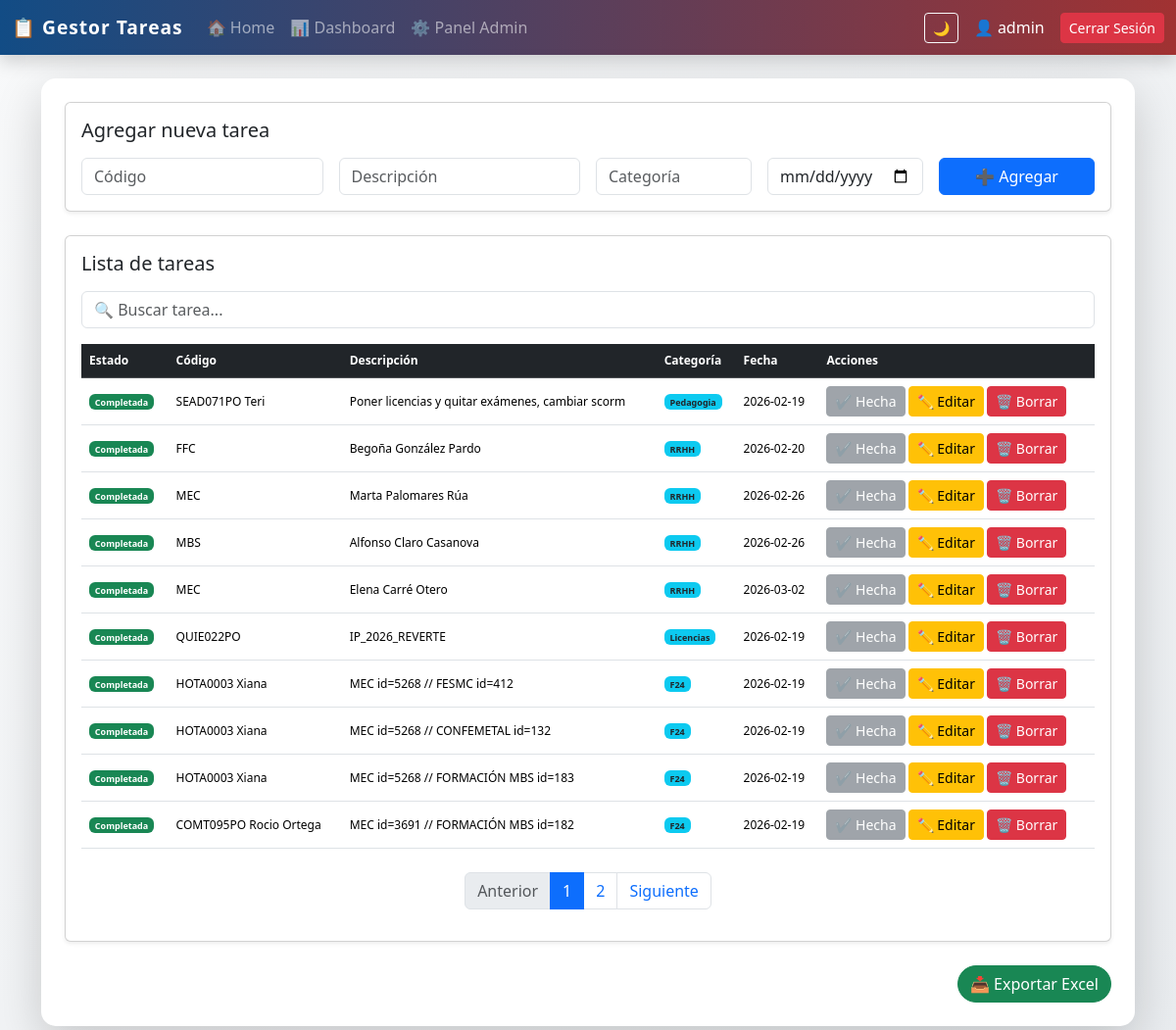
Page / (signed in) on the earlier database version.
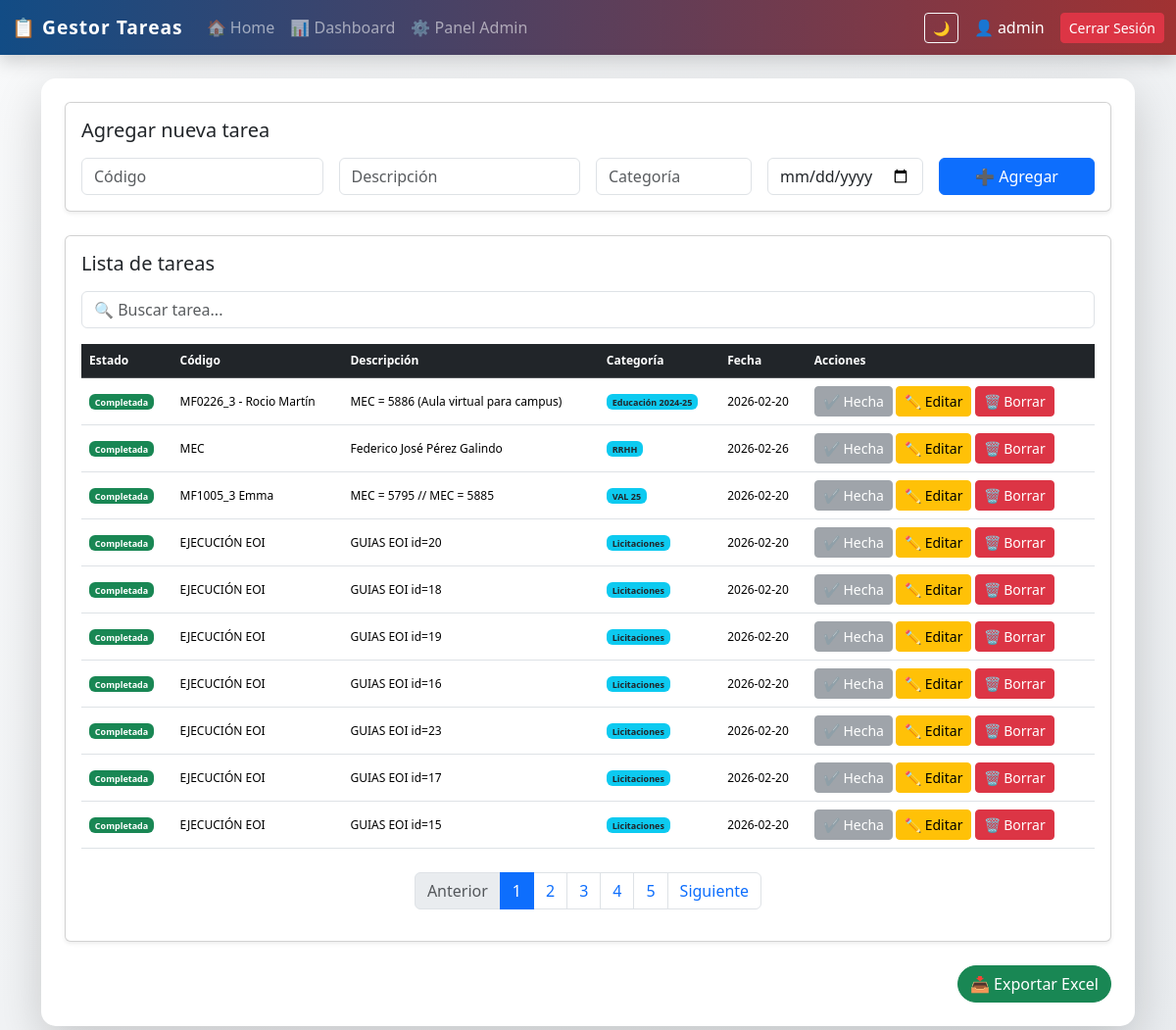
Same page on the later database version.
### tables this page shows
CREATE TABLE tareas (
            id INTEGER PRIMARY KEY AUTOINCREMENT,
            descripcion TEXT NOT NULL,
            categoria TEXT,
            fecha TEXT,
            completada INTEGER DEFAULT 0,
            codigo TEXT,
            usuario_id INTEGER,
            FOREIGN KEY (usuario_id) REFERENCES usuarios(id)
        );

### app_web.py (the view)
@app.route("/")
@login_required
def index():
    user_id = session.get("user_id")
    es_admin = session.get("es_admin")
    page = request.args.get('page', 1, type=int)
    per_page = 10
    offset = (page - 1) * per_page
    conn = get_connection()
    cursor = conn.cursor()
    if es_admin == 1:
        cursor.execute("SELECT * FROM tareas ORDER BY id DESC LIMIT ? OFFSET ?", (per_page, offset))
        tareas = cursor.fetchall()
        cursor.execute("SELECT COUNT(*) FROM tareas")
        total_tareas = cursor.fetchone()[0]
    else:
        cursor.execute("SELECT * FROM tareas WHERE usuario_id = ? ORDER BY id DESC LIMIT ? OFFSET ?", (user_id, per_page, offset))
        tareas = cursor.fetchall()
        cursor.execute("SELECT COUNT(*) FROM tareas WHERE usuario_id = ?", (user_id,))
        total_tareas = cursor.fetchone()[0]
    conn.close()
    total_pages = (total_tareas + per_page - 1) // per_page if total_tareas > 0 else 1
    return render_template("index.html",
                           tareas=tareas,
                           page=page,
                           total_pages=total_pages)

### app_web.py (called while the page is built)
def get_connection():
    conn = sqlite3.connect(DB_NAME)
    conn.row_factory = sqlite3.Row
    return conn

def login_required(f):
    @wraps(f)
    def decorated_function(*args, **kwargs):
        if "user_id" not in session:
            return redirect(url_for("login"))
        return f(*args, **kwargs)
    return decorated_function

### templates/index.html (shortened to what the changed rows need)
{% extends "base.html" %}
{% block content %}
<div class="card shadow-sm">
    <div class="card-body">
        <div class="table-responsive">
            <table class="table table-hover align-middle">
                <thead class="table-dark">
                    <tr>
                        <th>Estado</th>
                        <th>Código</th>
                        <th>Descripción</th>
                        <th>Categoría</th>
                        <th>Fecha</th>
                        <th>Acciones</th>
                    </tr>
                </thead>
                <tbody>
                    {% for tarea in tareas %}
                    <tr>
                        <td>
                            {% if tarea[4] == 1 %}
                                <span class="badge bg-success">Completada</span>
                            {% else %}
                                <span class="badge bg-warning text-dark">Pendiente</span>
                            {% endif %}
                        </td>
                        <td>{{ tarea[5] if tarea|length > 5 else '-' }}</td>
                        <td>{{ tarea[1] }}</td>
                        <td>
                            <span class="badge bg-info text-dark">
                                {{ tarea[2] if tarea[2] else "General" }}
                            </span>
                        </td>
                        <td>{{ tarea[3] if tarea[3] else "-" }}</td>
                        <td>
                            {% if tarea[4] == 0 %}
                            <a href="/completar/{{ tarea[0] }}" class="btn btn-sm btn-success">✔ Completar</a>
                            {% else %}
                            <button class="btn btn-sm btn-secondary" disabled>✔ Hecha</button>
                            {% endif %}
                            <a href="/editar/{{ tarea[0] }}" class="btn btn-sm btn-warning">✏ Editar</a>
                            <a href="/eliminar/{{ tarea[0] }}" class="btn btn-sm btn-danger"
                               onclick="return confirm('¿Seguro que deseas eliminar esta tarea?');">🗑 Borrar</a>
                        </td>
                    </tr>
                    {% endfor %}
                </tbody>
            </table>
            <nav class="mt-4">
                <ul class="pagination justify-content-center">
                    {% for p in range(1, total_pages + 1) %}
                    <li class="page-item {% if p == page %}active{% endif %}">
                        <a class="page-link" href="?page={{ p }}">{{ p }}</a>
                    </li>
                    {% endfor %}
                </ul>
            </nav>
        </div>
    </div>
</div>
{% endblock %}

Differences in the rows shown:
no longer on this page (row unchanged): tareas: completada "Completada", codigo "SEAD071PO Teri", descripcion "Poner licencias y quitar exámenes, cambiar scorm", categoria "Pedagogia", fecha "2026-02-19"
no longer on this page (row unchanged): tareas: completada "Completada", codigo "FFC", descripcion "Begoña González Pardo", categoria "RRHH", fecha "2026-02-20"
no longer on this page (row unchanged): tareas: completada "Completada", codigo "MEC", descripcion "Marta Palomares Rúa", categoria "RRHH", fecha "2026-02-26"
no longer on this page (row unchanged): tareas: completada "Completada", codigo "MBS", descripcion "Alfonso Claro Casanova", categoria "RRHH", fecha "2026-02-26"
no longer on this page (row unchanged): tareas: completada "Completada", codigo "MEC", descripcion "Elena Carré Otero", categoria "RRHH", fecha "2026-03-02"
no longer on this page (row unchanged): tareas: completada "Completada", codigo "QUIE022PO", descripcion "IP_2026_REVERTE", categoria "Licencias", fecha "2026-02-19"
no longer on this page (row unchanged): tareas: completada "Completada", codigo "HOTA0003 Xiana", descripcion "MEC id=5268 // FESMC id=412", categoria "F24", fecha "2026-02-19"
no longer on this page (row unchanged): tareas: completada "Completada", codigo "HOTA0003 Xiana", descripcion "MEC id=5268 // CONFEMETAL id=132", categoria "F24", fecha "2026-02-19"
no longer on this page (row unchanged): tareas: completada "Completada", codigo "HOTA0003 Xiana", descripcion "MEC id=5268 // FORMACIÓN MBS id=183", categoria "F24", fecha "2026-02-19"
no longer on this page (row unchanged): tareas: completada "Completada", codigo "COMT095PO Rocio Ortega", descripcion "MEC id=3691 // FORMACIÓN MBS id=182", categoria "F24", fecha "2026-02-19"
added tareas: completada "Completada", codigo "MF0226_3 - Rocio Martín", descripcion "MEC = 5886 (Aula virtual para campus)", categoria "Educación 2024-25", fecha "2026-02-20"
added tareas: completada "Completada", codigo "MEC", descripcion "Federico José Pérez Galindo", categoria "RRHH", fecha "2026-02-26"
added tareas: completada "Completada", codigo "MF1005_3 Emma", descripcion "MEC = 5795 // MEC = 5885", categoria "VAL 25", fecha "2026-02-20"
added tareas: completada "Completada", codigo "EJECUCIÓN EOI", descripcion "GUIAS EOI id=20", categoria "Licitaciones", fecha "2026-02-20"
added tareas: completada "Completada", codigo "EJECUCIÓN EOI", descripcion "GUIAS EOI id=18", categoria "Licitaciones", fecha "2026-02-20"
added tareas: completada "Completada", codigo "EJECUCIÓN EOI", descripcion "GUIAS EOI id=19", categoria "Licitaciones", fecha "2026-02-20"
added tareas: completada "Completada", codigo "EJECUCIÓN EOI", descripcion "GUIAS EOI id=16", categoria "Licitaciones", fecha "2026-02-20"
added tareas: completada "Completada", codigo "EJECUCIÓN EOI", descripcion "GUIAS EOI id=23", categoria "Licitaciones", fecha "2026-02-20"
added tareas: completada "Completada", codigo "EJECUCIÓN EOI", descripcion "GUIAS EOI id=17", categoria "Licitaciones", fecha "2026-02-20"
added tareas: completada "Completada", codigo "EJECUCIÓN EOI", descripcion "GUIAS EOI id=15", categoria "Licitaciones", fecha "2026-02-20"
Other differences:
new list line: "3"
new list line: "4"
new list line: "5"
